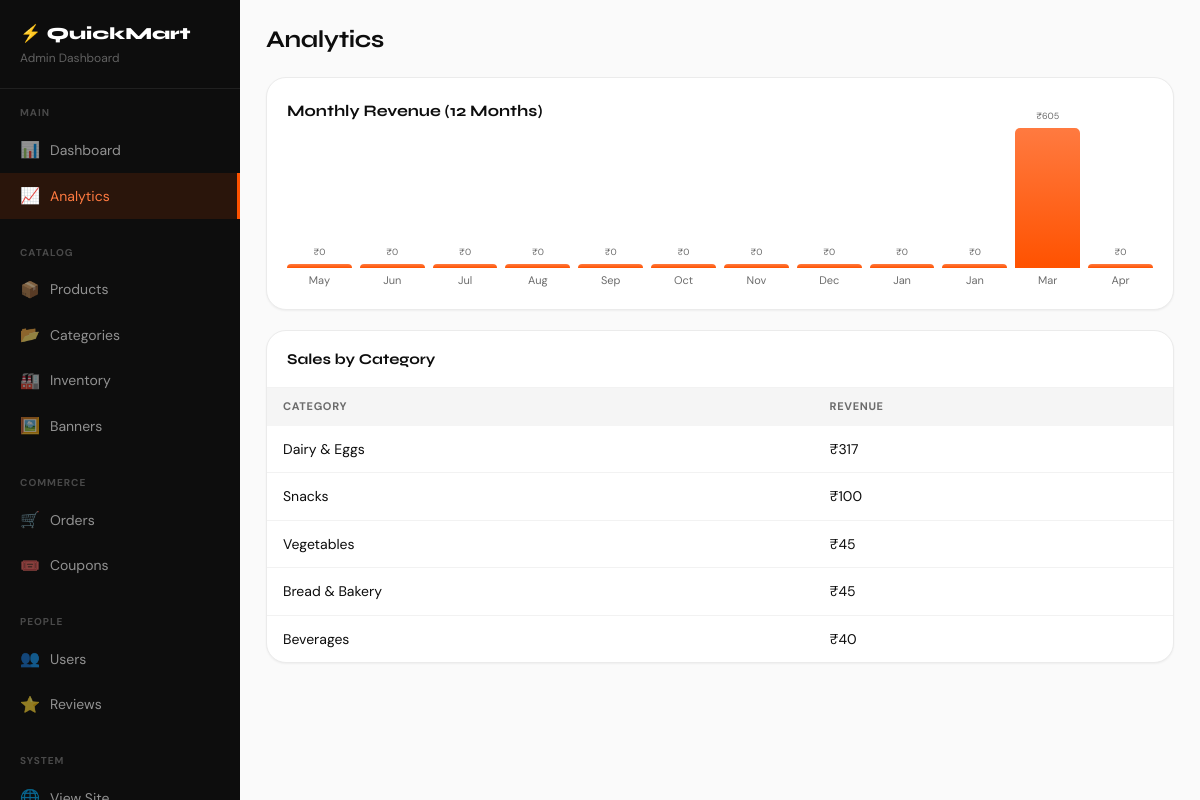
/admin-panel/analytics/ (signed in), run on the app's committed database.
### store/models.py (models this page shows, shortened)
class Category(models.Model):
    name = models.CharField(max_length=200)
    slug = models.SlugField(unique=True)
    image = models.ImageField(upload_to='categories/', null=True, blank=True)
    icon = models.CharField(max_length=10, default='🛒')
    description = models.TextField(blank=True)
    sort_order = models.IntegerField(default=0)
    is_active = models.BooleanField(default=True)
    parent = models.ForeignKey('self', null=True, blank=True, on_delete=models.SET_NULL, related_name='subcategories')
    created_at = models.DateTimeField(auto_now_add=True)
    class Meta: ordering = ['sort_order','name']; verbose_name_plural='Categories'

### admin_panel/views.py (the view)
# urls.py: path('analytics/', views.analytics, name='analytics'),
@admin_required
def analytics(request):
    today = timezone.now().date()
    monthly_data = []
    for i in range(11,-1,-1):
        d = today.replace(day=1) - timedelta(days=i*30)
        rev = Order.objects.filter(placed_at__year=d.year, placed_at__month=d.month).aggregate(s=Sum('total_amount'))['s'] or 0
        cnt = Order.objects.filter(placed_at__year=d.year, placed_at__month=d.month).count()
        monthly_data.append({'month': d.strftime('%b'), 'revenue': float(rev), 'orders': cnt})
    cat_sales = OrderItem.objects.values('variant__product__category__name').annotate(
        total=Sum('total_price')).order_by('-total')[:6]
    return render(request, 'admin_panel/analytics.html', {
        'monthly_data': monthly_data, 'cat_sales': list(cat_sales)
    })

### cart/context_processors.py (called while the page is built)
def cart_context(request):
    try:
        cart = get_or_create_cart(request)
        return {'cart': cart, 'cart_count': cart.get_count()}
    except:
        return {'cart': None, 'cart_count': 0}

### cart/models.py (called while the page is built)
    def get_count(self):
        return sum(item.quantity for item in self.items.all())

### cart/views.py (called while the page is built, shortened)
def get_or_create_cart(request):
    if request.user.is_authenticated:
        cart, _ = Cart.objects.get_or_create(user=request.user)
        return cart

### store/context_processors.py (called while the page is built)
def store_context(request):
    return {
        'nav_categories': Category.objects.filter(is_active=True, parent=None).order_by('sort_order')[:8],
    }

### admin_panel/templates/admin_panel/analytics.html (shortened to what this page needs)
{% extends 'admin_panel/base.html' %}
{% block content %}
<div class="admin-page-header"><h1 class="admin-page-title">Analytics</h1></div>
<div class="chart-wrap">
  <div style="font-family:'Syne',sans-serif;font-weight:700;font-size:16px;margin-bottom:16px;">Monthly Revenue (12 Months)</div>
  <div class="chart-bars" id="monthlyChart">
    {% for d in monthly_data %}
    <div class="chart-bar-col">
      <div class="chart-bar-v" style="font-size:9px;">₹{{ d.revenue|floatformat:0 }}</div>
      <div class="chart-bar" data-val="{{ d.revenue }}" style="height:4px;"></div>
      <div class="chart-bar-l">{{ d.month }}</div>
    </div>
    {% endfor %}
  </div>
</div>
{% if cat_sales %}
<div class="admin-card">
  <div class="admin-card-header"><span class="admin-card-title">Sales by Category</span></div>
  <table class="data-table">
    <thead><tr><th>Category</th><th>Revenue</th></tr></thead>
    <tbody>
      {% for c in cat_sales %}
      <tr><td>{{ c.variant__product__category__name|default:"Uncategorized" }}</td><td>₹{{ c.total|floatformat:0 }}</td></tr>
      {% endfor %}
    </tbody>
  </table>
</div>
{% endif %}
{% endblock %}

### static/css/main.css (style rules this page uses)
:root { --brand: #ff5200; --brand-dark: #e64700; --brand-light: #fff3ee; --brand-mid: #ff7a40; --brand-pale: #fff8f5; --dark: #0d0d0d; --dark2: #1a1a1a; --dark3: #282828; --mid: #6b6b6b; --light: #f5f5f5; --lighter: #fafafa; --white: #ffffff; --border: #ebebeb; --border-light: #f2f2f2; --green: #0c831f; --green-light: #e8f5eb; --yellow: #f4c430; --yellow-light: #fef9e5; --red: #d83b3b; --red-light: #fdecea; --blue: #1a56db; --blue-light: #e8f0fe; --shadow-xs: 0 1px 2px rgba(0,0,0,.05); --shadow-sm: 0 2px 8px rgba(0,0,0,.07); --shadow: 0 4px 16px rgba(0,0,0,.1); --shadow-lg: 0 8px 30px rgba(0,0,0,.12); --shadow-brand: 0 4px 16px rgba(255,82,0,.25); --r: 10px; --r-lg: 14px; --r-xl: 20px; --r-2xl: 28px; }
*, *::before, *::after { box-sizing: border-box; margin: 0; padding: 0; }
html { scroll-behavior: smooth; -webkit-tap-highlight-color: transparent; }
body { background: var(--lighter); color: var(--dark); font-family: 'DM Sans', sans-serif; font-size: 15px; line-height: 1.6; overflow-x: hidden; }
h1,h2,h3,h4,h5,h6 { font-family: 'Syne', sans-serif; line-height: 1.2; }
.admin-page-header { display: flex; align-items: center; justify-content: space-between; margin-bottom: 22px; flex-wrap: wrap; gap: 10px; }
.admin-page-title { font-size: 24px; font-weight: 700; letter-spacing: -.4px; }
.admin-card { background: var(--white); border-radius: var(--r-xl); box-shadow: var(--shadow-xs); overflow: hidden; margin-bottom: 20px; border: 1px solid var(--border); }
.admin-card-header { padding: 16px 20px; border-bottom: 1px solid var(--border-light); display: flex; align-items: center; justify-content: space-between; flex-wrap: wrap; gap: 8px; }
.admin-card-title { font-family: 'Syne', sans-serif; font-size: 15px; font-weight: 700; }
.data-table { width: 100%; border-collapse: collapse; }
.data-table th { padding: 10px 16px; text-align: left; font-size: 11px; font-weight: 700; color: var(--mid); text-transform: uppercase; letter-spacing: .06em; background: var(--light); }
.data-table td { padding: 12px 16px; font-size: 14px; border-bottom: 1px solid var(--border-light); }
.data-table tr:last-child td { border-bottom: none; }
.chart-wrap { padding: 20px; background: var(--white); border-radius: var(--r-xl); box-shadow: var(--shadow-xs); margin-bottom: 20px; border: 1px solid var(--border); }
.chart-bars { display: flex; align-items: flex-end; gap: 8px; height: 150px; padding-top: 16px; }
.chart-bar-col { flex: 1; display: flex; flex-direction: column; align-items: center; gap: 4px; }
.chart-bar { width: 100%; background: linear-gradient(to top, var(--brand), var(--brand-mid)); border-radius: 5px 5px 0 0; transition: height .5s cubic-bezier(.4,0,.2,1); cursor: pointer; min-height: 4px; }
.chart-bar-l { font-size: 11px; color: var(--mid); }
.chart-bar-v { font-size: 10px; color: var(--mid); }

### data on the page
Category: variant__product__category__name "Dairy & Eggs", total "317"
Category: variant__product__category__name "Snacks", total "100"
Category: variant__product__category__name "Vegetables", total "45"
Category: variant__product__category__name "Bread & Bakery", total "45"
Category: variant__product__category__name "Beverages", total "40"

### other printed values
{{ d.revenue|floatformat:0 }} "0" "0" "0" "0" "0" "0" "0" "0" "0" "0" "605" "0"
{{ d.month }} "May" "Jun" "Jul" "Aug" "Sep" "Oct" "Nov" "Dec" "Jan" "Jan" "Mar" "Apr"
